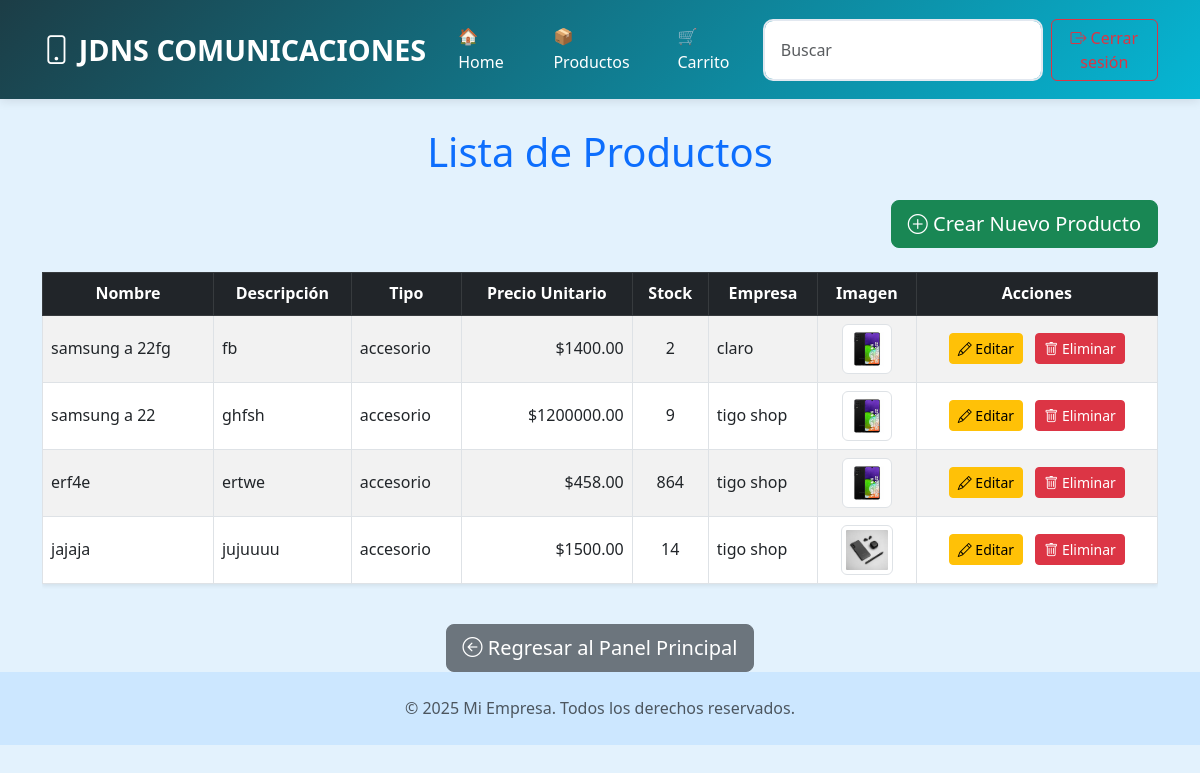
Before: /productos/ (signed in) with the older database file.
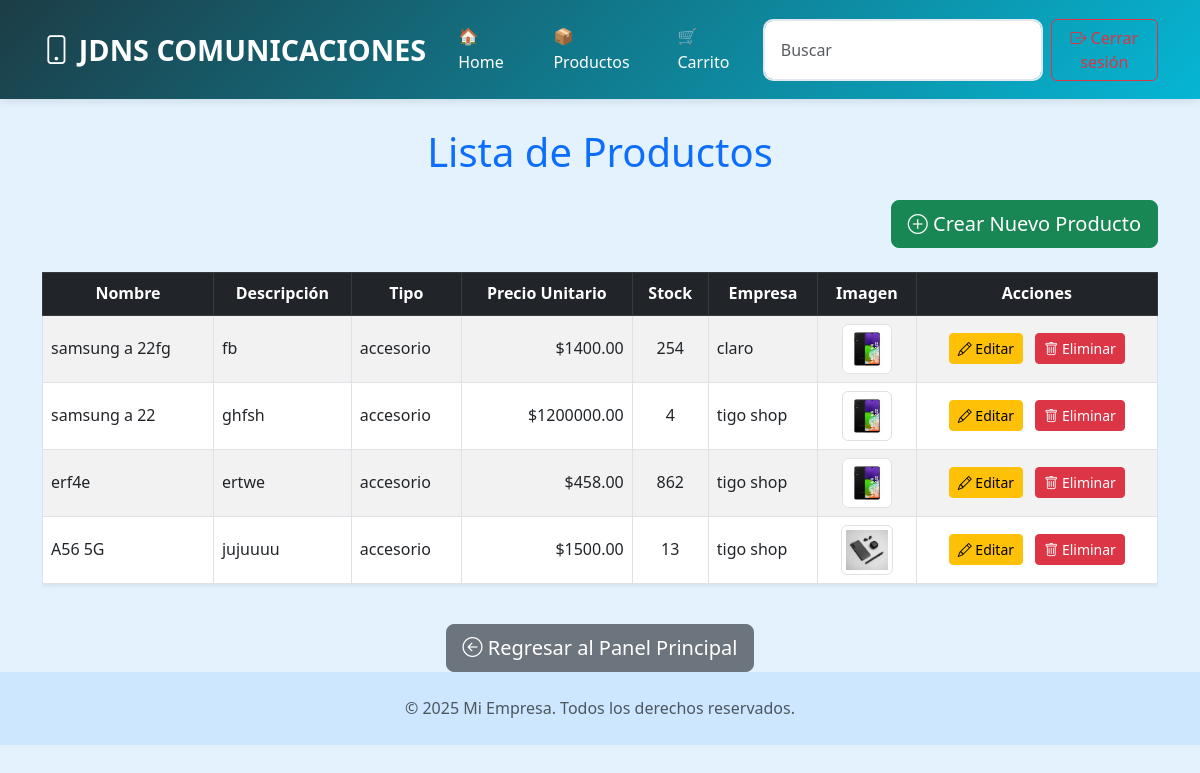
After: the same page with the newer database file.
### app/models/users.py (models this page shows)
class Producto(db.Model):
    _tablename_ = 'producto'
    idproducto = db.Column(db.Integer, primary_key=True)
    nombre = db.Column(db.String(100))
    descripcion = db.Column(db.Text)
    tipo = db.Column(db.Enum('repuesto', 'accesorio'))
    precio_unitario = db.Column(db.Numeric(10, 2))
    stock = db.Column(db.Integer)
    imagen = db.Column(db.String(200))
    empresa_idempresa = db.Column(db.Integer, db.ForeignKey('empresa.idempresa'))

### app/routes/productos.py (the view)
@bp.route('/', endpoint='listar_productos')
@login_required
def listar_productos():
    productos = Producto.query.all()
    empresas = Empresa.query.all()
    if current_user.rol == 'admin':
        return render_template('productos.html', productos=productos, empresas=empresas)
    elif current_user.rol == 'cliente':
        return render_template('plantilla.html', productos=productos, empresas=empresas)
    elif current_user.rol == 'tecnico':
        return render_template('productos.html', productos=productos, empresas=empresas, use_carousel=True)
    else:
        return "No tienes permiso para ver esta página", 403

### app/models/users.py (called while the page is built)
    @property
    def is_authenticated(self):
        return True

### app/templates/productos.html (shortened to what the changed rows need)
{% extends "plantilla.html" %}
{% block content %}
    <div class="container mt-5">
        <h1 class="text-center mb-4 text-primary">Lista de Productos</h1>
        {% if productos %}
            <div class="table-responsive">
                <table class="table table-striped table-hover table-bordered shadow-sm">
                    <thead class="table-dark">
                        <tr>
                            <th class="text-center">Nombre</th>
                            <th class="text-center">Descripción</th>
                            <th class="text-center">Tipo</th>
                            <th class="text-center">Precio Unitario</th>
                            <th class="text-center">Stock</th>
                            <th class="text-center">Empresa</th>
                            <th class="text-center">Imagen</th>
                            {% if current_user.rol == 'admin' %}
                                <th class="text-center">Acciones</th>
                            {% endif %}
                        </tr>
                    </thead>
                    <tbody>
                        {% for producto in productos %}
                        <tr class="align-middle">
                            <td>{{ producto.nombre }}</td>
                            <td>{{ producto.descripcion|truncate(50) }}</td>
                            <td>{{ producto.tipo }}</td>
                            <td class="text-end">${{ '{:.2f}'.format(producto.precio_unitario) }}</td>
                            <td class="text-center">{{ producto.stock }}</td>
                            <td>
                                {% for emp in empresas %}
                                    {% if emp.idempresa == producto.empresa_idempresa %}
                                        {{ emp.razon_social }}
                                    {% endif %}
                                {% endfor %}
                            </td>
                            <td class="text-center">
                                {% if producto.imagen %}
                                    <a href="{{ url_for('static', filename=producto.imagen) }}" target="_blank">
                                        <img src="{{ url_for('static', filename=producto.imagen) }}" alt="{{ producto.nombre }}" class="img-thumbnail" style="max-height: 50px; object-fit: cover;">
                                    </a>
                                {% else %}
                                    <span class="text-muted">No disponible</span>
                                {% endif %}
                            </td>
                            {% if current_user.rol == 'admin' %}
                                <td class="text-center">
                                    <a href="{{ url_for('producto.editar', id=producto.idproducto) }}" class="btn btn-warning btn-sm me-2">
                                        <i class="bi bi-pencil"></i> Editar
                                    </a>
                                    <form action="{{ url_for('producto.eliminar', id=producto.idproducto) }}" method="POST" style="display:inline;">
                                        <button type="submit" class="btn btn-danger btn-sm" onclick="return confirm('¿Estás seguro de eliminar este producto?');">
                                            <i class="bi bi-trash"></i> Eliminar
                                        </button>
                                    </form>
                                </td>
                            {% endif %}
                        </tr>
                        {% endfor %}
                    </tbody>
                </table>
            </div>
        {% else %}
            <div class="alert alert-warning text-center" role="alert">
                No hay productos registrados.
            </div>
        {% endif %}
    </div>
{% endblock %}

Changed rows visible on the page:
changed Producto "samsung a 22fg": stock "2" → "254"
changed Producto "samsung a 22": stock "9" → "4"
changed Producto "erf4e": stock "864" → "862"
changed Producto "jujuuuu": nombre "jajaja" → "A56 5G"; stock "14" → "13"
